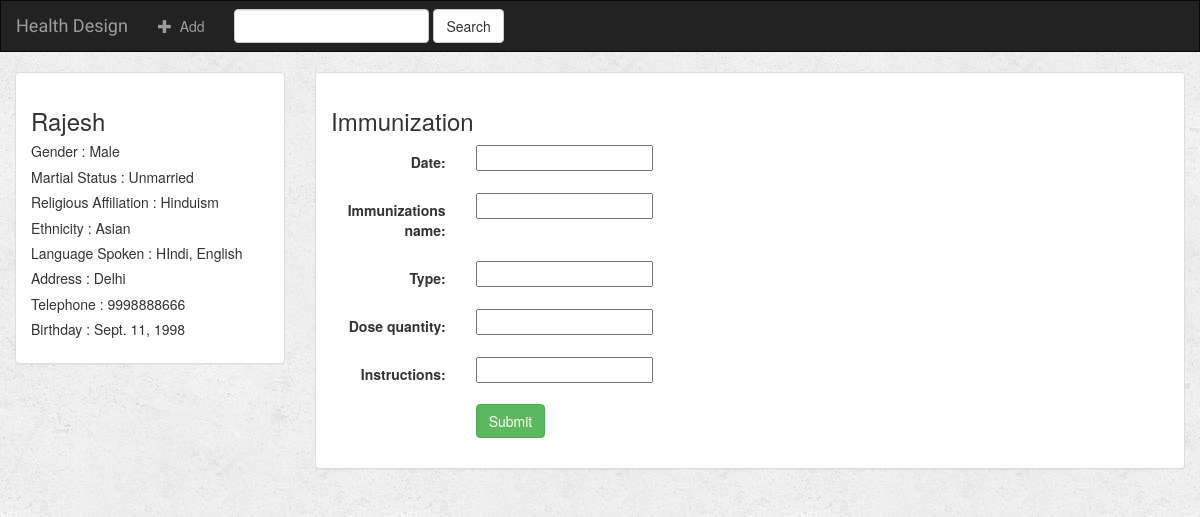
The app's page /HealthDesign/12/add-immunizations/ with its own data.
### HealthDesign/models.py (models this page shows)
class Demographics(models.Model):
    first_name = models.CharField(max_length=30)
    last_name = models.CharField(max_length=30)
    gender = models.CharField(max_length=6)
    martial_status = models.CharField(max_length=10)
    religious_affiliation = models.CharField(max_length=10)
    ethnicity = models.CharField(max_length=30)
    language_spoken = models.CharField(max_length=50)
    address = models.CharField(max_length=100)
    telephone = models.CharField(max_length=20)
    birthday = models.DateField()

### HealthDesign/views.py (the view)
# urls.py: url(r'(?P<demographics_id>[0-9]+)/add-immunizations/$', views.immunizations_create, name='immunizations-add'),
def immunizations_create(request, demographics_id):
    demographics = get_object_or_404(Demographics, pk=demographics_id)
    form = ImmunizationsForm(request.POST or None, request.FILES or None)
    if form.is_valid():
        immunization = form.save(commit=False)
        immunization.demographics = demographics
        immunization.save()
        return render(request, 'HealthDesign/detail.html', {'demographics': demographics})
    context = {
        "form": form,
        "demographics": demographics
    }
    return render(request, 'HealthDesign/immunizations_form.html', context)

### HealthDesign/forms.py
class ImmunizationsForm(forms.ModelForm):
    class Meta:
        model = Immunizations
        fields = ['date', 'immunizations_name', 'type', 'dose_quantity', 'instructions']

### HealthDesign/templates/HealthDesign/immunizations_form.html (shortened to what this page needs)
{% extends 'HealthDesign/base.html' %}
{% block body %}
<div class="container-fluid">
    <div class="row">
        <div class="col-sm-4 col-md-3">
            <div class="panel panel-default">
                <div class="panel-body">
                    <h3>{{ demographics.first_name }} {{ demographics.Last_name }}</h3>
                    <h5> Gender : {{ demographics.gender }}</h5>
                    <h5> Martial Status : {{ demographics.martial_status }}</h5>
                    <h5> Religious Affiliation : {{ demographics.religious_affiliation }}</h5>
                    <h5> Ethnicity : {{ demographics.ethnicity }}</h5>
                    <h5> Language Spoken : {{ demographics.language_spoken }}</h5>
                    <h5> Address : {{ demographics.address }}</h5>
                    <h5> Telephone : {{ demographics.telephone }}</h5>
                    <h5> Birthday : {{ demographics.birthday }}</h5>
                </div>
            </div>
        </div>
        <div class="col-sm-8 col-md-9">
            <div class="panel panel-default">
                <div class="panel-body">
                    <h3>Immunization</h3>
                    <form class="form-horizontal" role="form" action="" method="post" enctype="multipart/form-data">
                        {% include 'HealthDesign/form_template.html' %}
                        <div class="form-group">
                            <div class="col-sm-offset-2 col-sm-10">
                                <button type="submit" class="btn btn-success">Submit</button>
                            </div>
                        </div>
                    </form>
                </div>
            </div>
        </div>
    </div>
</div>
{% endblock %}

### HealthDesign/static/HealthDesign/style.css (style rules this page uses)
body { background: white url("images/background.png"); }

### records on screen
Demographics: first_name "Rajesh", gender "Male", martial_status "Unmarried", religious_affiliation "Hinduism", ethnicity "Asian", language_spoken "HIndi, English", address "Delhi", telephone "9998888666", birthday "Sept. 11, 1998"

### other values on screen
{{ field.label_tag }} "Date:" "Immunizations name:" "Type:" "Dose quantity:" "Instructions:"
